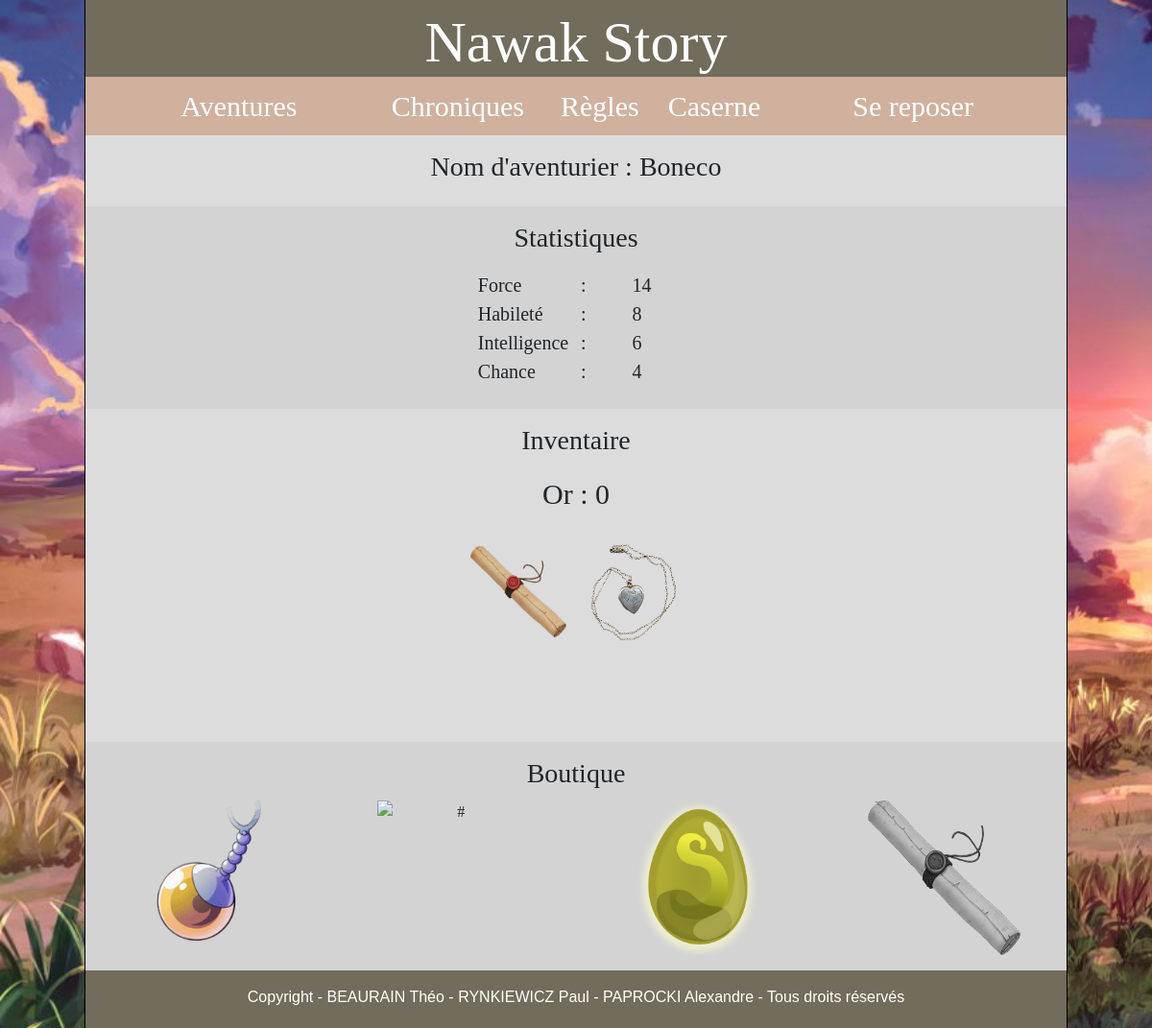
Page /barrack.php (signed in) on the committed database.
### tables this page shows
CREATE TABLE `aventurier` (
  `id_aventurier` int(255) NOT NULL,
  `pseudo` varchar(10000) NOT NULL,
  `mdp` varchar(10000) NOT NULL,
  `stat_force` int(255) NOT NULL DEFAULT 0,
  `stat_endurance` int(255) NOT NULL DEFAULT 0,
  `stat_intelligence` int(255) NOT NULL DEFAULT 0,
  `stat_chance` int(255) NOT NULL DEFAULT 0,
  `or_aventurier` int(255) NOT NULL DEFAULT 0,
  `histoire_actuelle` int(11) NOT NULL
);

CREATE TABLE `objet` (
  `id_objet` int(255) NOT NULL,
  `nom_objet` varchar(10000) NOT NULL,
  `image_objet` varchar(10000) NOT NULL,
  `prix_objet` int(255) NOT NULL,
  `description_objet` text NOT NULL,
  `item_force` int(255) NOT NULL DEFAULT 0,
  `item_habilete` int(255) NOT NULL DEFAULT 0,
  `item_intelligence` int(255) NOT NULL DEFAULT 0,
  `item_chance` int(255) NOT NULL DEFAULT 0
);

### connexionBD.php (called while the page is built, shortened)
<?php
    class ConnexionBD {
        public static function initConnexion() {
            $dns = "mysql:host=localhost;dbname=nawakstory;";
            $user = "root";
            $password = "";
        }
    }
?>

### barrack.php (the view, shortened to what this page needs)
<?php
	include './templateTop.php';
	include './connexionBD.php';
	class Barrack extends ConnexionBD {
		function persoCreate() {
			$req = self::$bdd->prepare("SELECT stat_force FROM Aventurier WHERE pseudo = :pseudo");
			$tab = $req->fetch();
			return $tab[0];
		}
		function getPersonnage() {
			$req = self::$bdd->prepare("SELECT * FROM Aventurier WHERE pseudo = :pseudo");
			$tuple = array(":pseudo" => $_SESSION['pseudo']);
			$result = $req->execute($tuple);
			$tab = $req->fetch();
			$objets = $this->getSac($tab[0]);
			$nbObjets = count($objets);
			for($i = 0; $i < $nbObjets; $i++) {
				$tab[3] = intval($tab[3])+intval($objets[$i][5]);
				$tab[4] = intval($tab[4])+intval($objets[$i][6]);
				$tab[5] = intval($tab[5])+intval($objets[$i][7]);
				$tab[6] = intval($tab[6])+intval($objets[$i][8]);
			}
			return $tab;
		}
		function getBoutique() {
			$req = self::$bdd->prepare('SELECT * FROM objet INNER JOIN bpossedeo using(id_objet) WHERE id_boutique = 1');
			$result = $req->execute();
			$tab = $req->fetchAll();
			$tailleTab = count($tab);
			$tabFinal = array_slice($tab, $tailleTab-4);
			return $tabFinal;
		}
		function getSac($id_aventurier) {
			$req = self::$bdd->prepare('SELECT * FROM objet INNER JOIN sac using(id_objet) WHERE id_aventurier = :id_aventurier');
			$tuple = array(":id_aventurier" => $id_aventurier);
			$result = $req->execute($tuple);
			$tab = $req->fetchAll();
			return $tab;
		}
		function affichageSac($monSac) {
			$affichageSac = "";
			$tailleListe = count($monSac);
			for($i = 0; $i < $tailleListe; $i++) {
				$affichageSac = $affichageSac . "<img id=\"". $monSac[$i][0] ."\" class=\"imgObjetSac imgClickable\" src=\"". $monSac[$i][2] ."\" alt=\"#\">";
			}
			return $affichageSac;
		}
		function affichageBoutique($monSac, $maBoutique) {
			$affichageBoutique = "";
			$tailleBoutique = count($maBoutique);
			$tailleSac = count($monSac);
			for($i = 0; $i < $tailleBoutique; $i++) {
				$objetPossede = 0;
				for($j = 0; $j < $tailleSac; $j++) {
					if($maBoutique[$i][0] == $monSac[$j][0]) {
						$objetPossede = 1;
					}
				}
				if($objetPossede == 1) {
					$affichageBoutique = $affichageBoutique . "<img id=\"". $maBoutique[$i][0] ."\" src=\"". $maBoutique[$i][2] ."\" alt=\"#\" class=\"imgObjetBoutique imgUnclickable col px-5 mt-3 mb-3\">";
				} else {
					$affichageBoutique = $affichageBoutique . "<img id=\"". $maBoutique[$i][0] ."\" src=\"". $maBoutique[$i][2] ."\" alt=\"#\" class=\"imgObjetBoutique imgClickable col px-5 mt-3 mb-3\">";
				}
			}
			return $affichageBoutique;
		}
	}
	$maCaserne = new Barrack();
	if (($maCaserne->persoCreate()) == 0) {
		$maPage = "
			<div id=\"perso\" class=\"py-3 text-center\">
				<h3> Création de votre personnage </h3>
				<p class=\"w-75 textIntro mt-3\"> Après avoir réglé tous les papiers d'inscription, vous rencontrez le chef de la guilde. Celui-ci vous demande de signer un document attestant de vos compétences principales, afin que la guilde puisse savoir quels types d'aventuriers elle compte dans ses rangs. Selon votre profil, vous pourrez être amené à choisir des chemins différents à travers vos aventures. A vous de faire le bon choix en fonction de votre caractère ! </p>
				<p class=\"w-75 textIntro\"> Veuillez choisir le profil qui vous correspond le mieux : </p>
				<script type=\"text/javascript\">
					function stats(a) {
						var id = document.getElementById(a).id;
						var chance = Math.floor(Math.random() * (8 - 4 + 1) + 4);
						switch(id) {
							case \"normal\":
								document.getElementById(\"force\").innerHTML = \"8\";
								document.getElementById(\"habilete\").innerHTML = \"8\";
								document.getElementById(\"intelligence\").innerHTML = \"8\";
								document.getElementById(\"chance\").innerHTML = chance.toString();
								document.getElementById(\"hiddenForce\").value = \"8\";
								document.getElementById(\"hiddenHabilete\").value = \"8\";
								document.getElementById(\"hiddenIntelligence\").value = \"8\";
								document.getElementById(\"hiddenChance\").value = chance.toString();
								break;
							case \"guerrier\":
								document.getElementById(\"force\").innerHTML = \"12\";
								document.getElementById(\"habilete\").innerHTML = \"8\";
								document.getElementById(\"intelligence\").innerHTML = \"4\";
								document.getElementById(\"chance\").innerHTML = chance.toString();
								document.getElementById(\"hiddenForce\").value = \"12\";
								document.getElementById(\"hiddenHabilete\").value = \"8\";
								document.getElementById(\"hiddenIntelligence\").value = \"4\";
								document.getElementById(\"hiddenChance\").value = chance.toString();
								break;
							case \"assassin\":
								document.getElementById(\"force\").innerHTML = \"5\";
								document.getElementById(\"habilete\").innerHTML = \"11\";
								document.getElementById(\"intelligence\").innerHTML = \"8\";
								document.getElementById(\"chance\").innerHTML = chance.toString();
								document.getElementById(\"hiddenForce\").value = \"5\";
								document.getElementById(\"hiddenHabilete\").value = \"11\";
								document.getElementById(\"hiddenIntelligence\").value = \"8\";
								document.getElementById(\"hiddenChance\").value = chance.toString();
								break;
							case \"magicien\":
								document.getElementById(\"force\").innerHTML = \"7\";
								document.getElementById(\"habilete\").innerHTML = \"5\";
								document.getElementById(\"intelligence\").innerHTML = \"12\";
								document.getElementById(\"chance\").innerHTML = chance.toString();
								document.getElementById(\"hiddenForce\").value = \"7\";
								document.getElementById(\"hiddenHabilete\").value = \"5\";
								document.getElementById(\"hiddenIntelligence\").value = \"12\";
								document.getElementById(\"hiddenChance\").value = chance.toString();
								break;
							default:
								break;
						}
					}
				</script>
				<div class=\"container\">
					<div class=\"row w-75 statChoice\">
						<button id=\"normal\" class=\"col\" onclick=\"stats('normal')\"> Normal </button>
						<button id=\"guerrier\" class=\"col\" onclick=\"stats('guerrier')\"> Guerrier </button>
						<button id=\"assassin\" class=\"col\" onclick=\"stats('assassin')\"> Assassin </button>
						<button id=\"magicien\" class=\"col\" onclick=\"stats('magicien')\"> Magicien </button>
					</div>
					<div id=\"stats\" class=\"mt-4 pb-4 mx-auto\">
						<form method=\"post\" action=\"barrack.php?action=ajouté\">
							<h3 class=\"pt-3\"> Statistiques </h3>
							<div class=\"row valStats\">
								<span class=\"text-left col-2\"> Force </span>
								<span class=\"text-left col-1\"> : </span>
								<span id=\"force\" name=\"force\" class=\"text-left col-4\"> 8 </span>
								<input id=\"hiddenForce\" type=\"hidden\" name=\"force\" value=\"\"/>
							</div>
							<div class=\"row valStats\">
								<span class=\"text-left col-2\"> Habileté </span>
								<span class=\"text-left col-1\"> : </span>
								<span id=\"habilete\" name=\"habilete\" class=\"text-left col-4\"> 8 </span>
								<input id=\"hiddenHabilete\" type=\"hidden\" name=\"habilete\" value=\"\"/>
							</div>
							<div class=\"row valStats\">
								<span class=\"text-left col-2\"> Intelligence </span>
								<span class=\"text-left col-1\"> : </span>
								<span id=\"intelligence\" name=\"intelligence\" class=\"text-left col-4\"> 8 </span>
								<input id=\"hiddenIntelligence\" type=\"hidden\" name=\"intelligence\" value=\"\"/>
							</div>
							<div class=\"row valStats\">
								<span class=\"text-left col-2\"> Chance </span>
								<span class=\"text-left col-1\"> : </span>
								<span id=\"chance\" name=\"chance\" class=\"text-left col-4\"> 6 </span>
								<input id=\"hiddenChance\" type=\"hidden\" name=\"chance\" value=\"\"/>
							</div>
							<input type=\"submit\" class= \"mt-3\" value=\"Créer le personnage\">
						</form>
					</div>
				</div>
			</div>
		";
	} else {
		$monPersonnage = $maCaserne->getPersonnage();
		$maBoutique = $maCaserne->getBoutique();
		$monSac = $maCaserne->getSac($monPersonnage[0]);
		$affichageSac = $maCaserne->affichageSac($monSac);
		$affichageBoutique = $maCaserne->affichageBoutique($monSac, $maBoutique);
		$maPage = "
			<div id=\"perso\" class=\"py-3 text-center\">
				<span id=\"idPersonnage\">" . $monPersonnage[0] . "</span>
				<h3> Nom d'aventurier : " . $monPersonnage[1] . " </h3>
				<div id=\"stats\" class=\"mt-4 pb-4 mx-auto\">
					<h3 class=\"pt-3\"> Statistiques </h3>
					<div class=\"row valStats\">
						<span class=\"text-left col-2\"> Force </span>
						<span class=\"text-left col-1\"> : </span>
						<span class=\"text-left col-4\"> " . $monPersonnage[3] . " </span>
					</div>
					<div class=\"row valStats\">
						<span class=\"text-left col-2\"> Habileté </span>
						<span class=\"text-left col-1\"> : </span>
						<span class=\"text-left col-4\"> " . $monPersonnage[4] . " </span>
					</div>
					<div class=\"row valStats\">
						<span class=\"text-left col-2\"> Intelligence </span>
						<span class=\"text-left col-1\"> : </span>
						<span class=\"text-left col-4\"> " . $monPersonnage[5] . " </span>
					</div>
					<div class=\"row valStats\">
						<span class=\"text-left col-2\"> Chance </span>
						<span class=\"text-left col-1\"> : </span>
						<span class=\"text-left col-4\"> " . $monPersonnage[6] . " </span>
					</div>
				</div>
				<h3 class=\"pt-3 mb-3\"> Inventaire </h3>
				<div id=\"inventory\" class=\"mt-2 row w-100 mx-auto\">
					<span class=\"col\"> Or : <span id=\"or\"> " . $monPersonnage[7] . " </span></span>
				</div>
				<div id=\"items\">
					<tr>
					<th scope=\"col\">
						". $affichageSac ."
					</th>
				</tr>
				</div>
				<h3 id=\"shopTitle\" class=\"mt-3 pt-3 mb-n1\"> Boutique </h3>
				<div id=\"shop\" class=\"mb-n3 row w-100 mx-auto\">
					". $affichageBoutique ."
				</div>
			</div>
            <div id=\"monPopup\" class=\"popup\">
                <div class=\"contenuPopup\">
                    <span class=\"fermer\" onclick=\"fermerPopup()\">&times;</span>
                    <div id=\"infosObjetPopup\">
                    	<h2>". $maBoutique[0][1] ."</h2>
                    	<img src=\"". $maBoutique[0][2] ."\" alt=\"#\" class=\"mx-auto d-block\" style=\"width: 200px\">
                    	<p class=\"mx-auto d-block\">". $maBoutique[0][4] ."</p>
                    	<button class=\"mx-auto d-block\">Acheter : ". $maBoutique[0][3] ."</button>
                    </div>
                </div>
            </div>
		";
	}
?>
<!DOCTYPE html>
<html>
	<head>
		<link rel="stylesheet" type="text/css" href="css/barrack.css">
	</head>
	<body class="mx-auto">
		<section class="mx-auto">
			<?php
				echo $maPage;
			?>
		</section>
	</body>
	<?php
		include './templateBottom.php';
	?>
</html>

### css/template.css (style rules this page uses)
body { background: url(../images/background.jpg) no-repeat; background-size: cover; border-left: 1px solid black; border-right: 1px solid black; font-family: "NawakPolice" !important; width: 1024px; }
section { background-color: gainsboro !important; }

### css/barrack.css (style rules this page uses)
#stats { background-color: lightgrey; }
#stats h3 { padding-bottom: 10px; }
.valStats { font-size: 20px; padding-left: 40%; }
#inventory { font-size: 30px; margin: 20px; }
#shopTitle { background-color: lightgrey; }
#shop { background-color: lightgrey; margin-left: 0px; }
#items { overflow: auto !important; min-height: 200px !important; max-height: 200px !important; max-width: 80% !important; margin: auto; }
#items img { width: 100px !important; margin: 10px; }
#shop img { width: 20px !important; }
.imgUnclickable { filter: grayscale(100%); }

### rows in the picture
aventurier: pseudo "Boneco", stat_endurance "8", stat_chance "4", or_aventurier "0"
objet: image_objet (picture)
objet: image_objet (picture)

### other values in the picture
$monPersonnage[3] "14"
$monPersonnage[5] "6"
